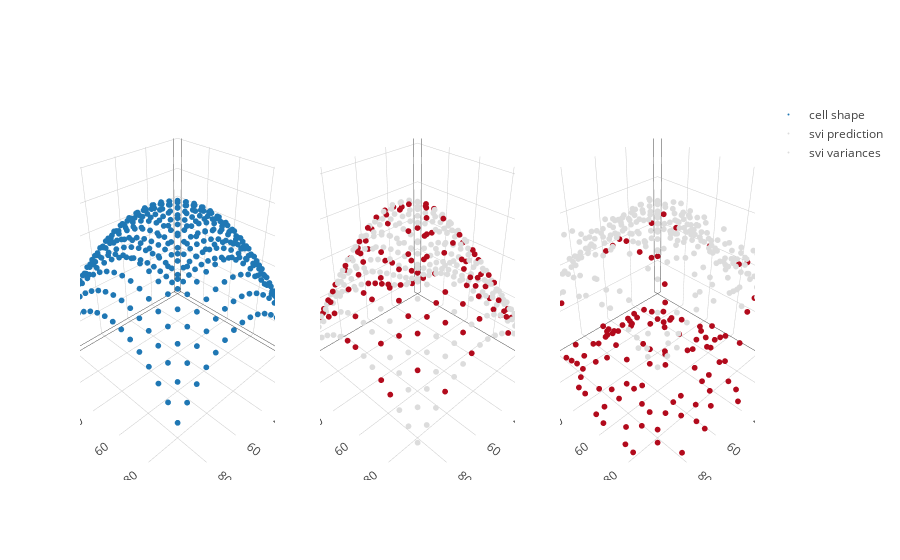

Notebook cell for this chart:
### Markdown cell above
From the SVI inference, we get an estimate of $s$, as well as the posterior variance. We could then use this posterior variance to select the next set of points to stimulate.

### Code cell
trace_svipred = go.Scatter3d(x = X[:,0], y = X[:,1], z=inf_svi.predict(), mode = 'markers', marker=dict(size = 2, color = color), name = "svi prediction")
trace_svivar = go.Scatter3d(x = X[:,0], y = X[:,1], z=np.exp(inf_svi.q_S), mode = 'markers', marker=dict(size = 2, color = color), name = "svi variances")
fig = tools.make_subplots(rows=1, cols=3, specs=[[{'is_3d': True}, {'is_3d': True}, {'is_3d': True}]])
fig.append_trace(trace_func, 1, 1)
fig.append_trace(trace_svipred, 1, 2)
fig.append_trace(trace_svivar, 1, 3)
iplot(fig)

### Figure 1 — Plotly figure (JSON) as saved in the notebook; plotly's stock layout.template omitted (floating-point values rounded to 4 significant figures; data arrays with more than 128 entries replaced by an {"elided": "..."} marker saying what was removed)
{"data": [{"marker": {"size": 2}, "mode": "markers", "name": "cell shape", "scene": "scene1", "type": "scatter3d", "x": {"elided": "400 int values"}, "y": {"elided": "400 int values"}, "z": {"elided": "400 float values"}}, {"marker": {"color": {"elided": "400 int values"}, "size": 2}, "mode": "markers", "name": "svi prediction", "scene": "scene2", "type": "scatter3d", "x": {"elided": "400 int values"}, "y": {"elided": "400 int values"}, "z": {"elided": "400 float values"}}, {"marker": {"color": {"elided": "400 int values"}, "size": 2}, "mode": "markers", "name": "svi variances", "scene": "scene3", "type": "scatter3d", "x": {"elided": "400 int values"}, "y": {"elided": "400 int values"}, "z": {"elided": "400 float values"}}], "layout": {"scene1": {"domain": {"x": [0, 0.2889], "y": [0, 1]}}, "scene2": {"domain": {"x": [0.3556, 0.6444], "y": [0, 1]}}, "scene3": {"domain": {"x": [0.7111, 1], "y": [0, 1]}}}}
